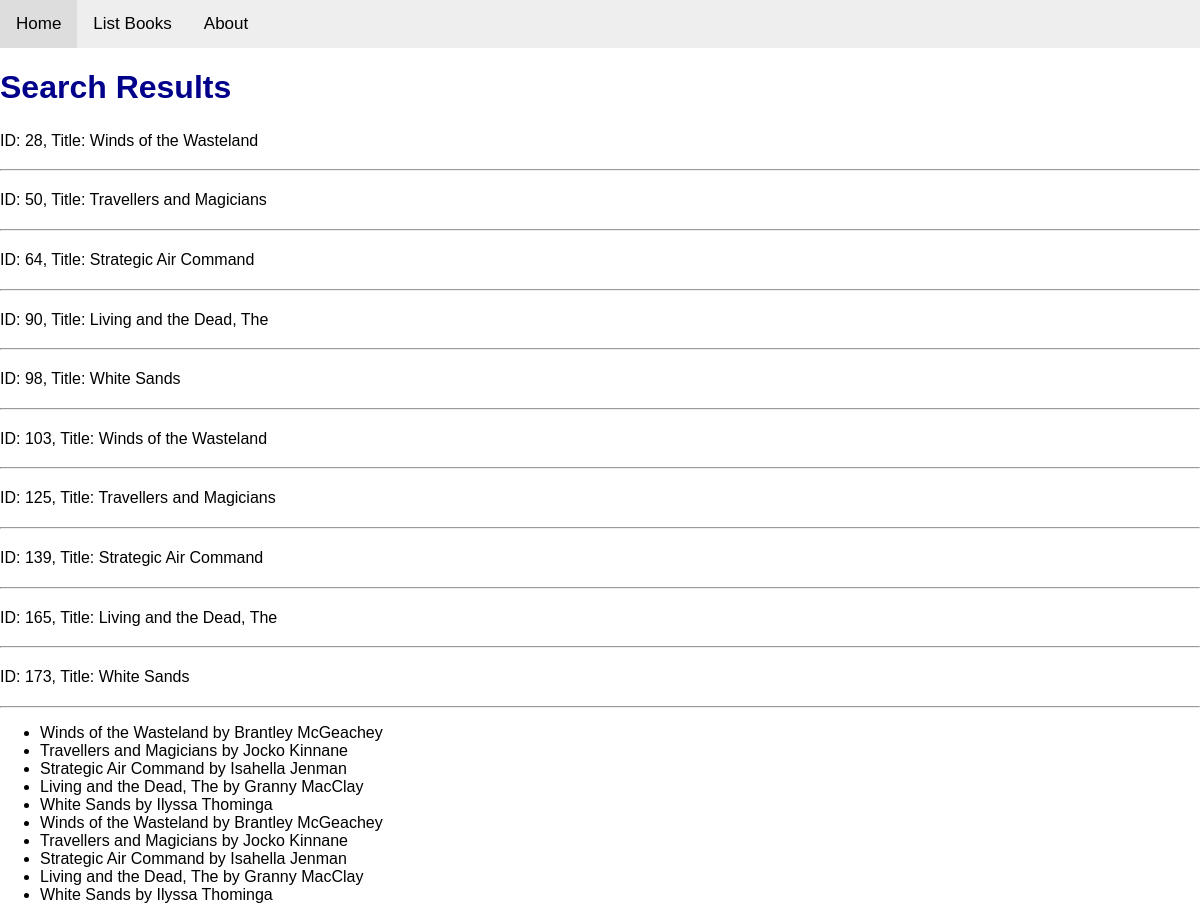
/books/simple/query/, run on the app's committed database.
### apps/bookmodule/models.py (models this page shows)
class Book(models.Model):
    title = models.CharField(max_length=50)
    author = models.CharField(max_length=50)
    price = models.FloatField(default=0.0)
    edition = models.SmallIntegerField(default=1)

### apps/bookmodule/views.py (the view)
# urls.py: path('simple/query/', views.simple_query, name='simple_query'),
def simple_query(request):
    mybooks = Book.objects.filter(title__icontains='and')
    return render(request, 'bookmodule/bookList.html', {'books': mybooks})

### apps/templates/bookmodule/bookList.html (shortened to what this page needs)
{% extends "layouts/base.html" %}
{% block content %}
<h1>Search Results</h1>
{% for obj in books %}
    <p>ID: {{ obj.id }}, Title: {{ obj.title }}</p>
    <hr>
{% endfor %}
{% if books %}
    <ul>
    {% for book in books %}
        <li>{{ book.title }} by {{ book.author }}</li>
    {% endfor %}
    </ul>
{% else %}
    <p>No books found matching your search criteria.</p>
{% endif %}
{% endblock content %}

### apps/static/styles.css (style rules this page uses)
body { font-family: Arial, sans-serif; margin: 0; padding: 0; }
h1 { color: darkblue; }
p { font-size: 16px; line-height: 1.6; }

### data on the page
Book: id "28", title "Winds of the Wasteland", author "Brantley McGeachey"
Book: id "50", title "Travellers and Magicians", author "Jocko Kinnane"
Book: id "64", title "Strategic Air Command", author "Isahella Jenman"
Book: id "90", title "Living and the Dead, The", author "Granny MacClay"
Book: id "98", title "White Sands", author "Ilyssa Thominga"
Book: id "103", title "Winds of the Wasteland", author "Brantley McGeachey"
Book: id "125", title "Travellers and Magicians", author "Jocko Kinnane"
Book: id "139", title "Strategic Air Command", author "Isahella Jenman"
Book: id "165", title "Living and the Dead, The", author "Granny MacClay"
Book: id "173", title "White Sands", author "Ilyssa Thominga"
